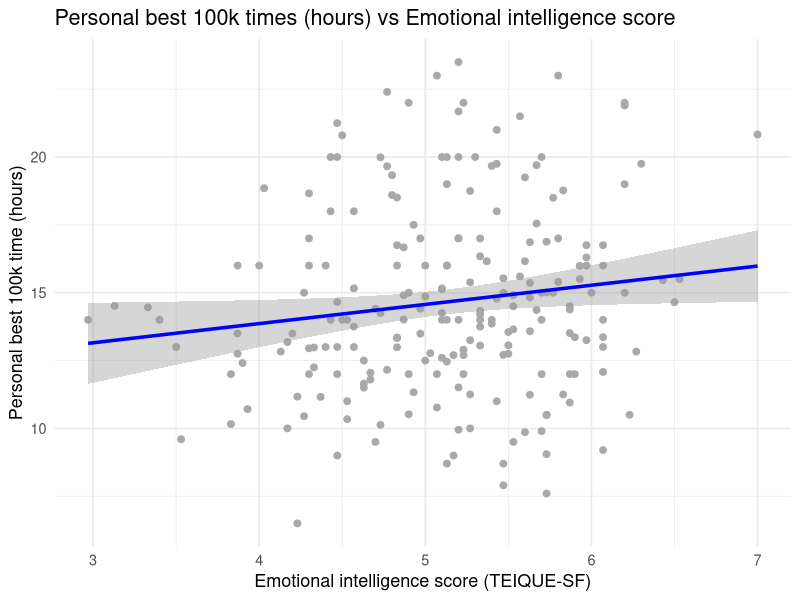

The R script that drew this image:
## ---- chunk 1
library(dplyr)

ultra <- read.csv(here::here("data","ultrarunning.csv"))

ultra_clean <- ultra %>% 
  select(pb100k_dec, teique_sf) %>% 
  filter(!is.na(pb100k_dec), !is.na(teique_sf))

ultra_clean <- ultra_clean %>% 
  mutate(intercept = 1)

head(ultra_clean)
## ---- chunk 2
# Load ggplot2
library(ggplot2)

# Create the scatter plot with regression line
ggplot(ultra_clean, 
       aes(x = teique_sf, y = pb100k_dec)) +
  geom_point(color = "darkgray", size = 2) +                          # scatter points
  geom_smooth(method = "lm", color = "blue", lwd = 1.2) + # regression line
  labs(
    title = "Personal best 100k times (hours) vs Emotional intelligence score",
    x = "Emotional intelligence score (TEIQUE-SF)",
    y = "Personal best 100k time (hours)"
  ) +
  theme_minimal(base_size = 13)
## ---- chunk 3
#matrix
Y <- as.matrix(ultra_clean$pb100k_dec)
X <- as.matrix(ultra_clean[, c("intercept", "teique_sf")])
## ---- chunk 4
#caculate beta
Beta <- solve(t(X) %*% X) %*% t(X) %*% Y
Beta
## ---- chunk 5
lm_obj <- lm(pb100k_dec ~ teique_sf, data = ultra_clean)
sum_lm <- summary(lm_obj)
sum_lm

beta_df <- setNames(as.numeric(Beta), c("intercept","teique_sf"))
beta_df
coef(lm_obj)
all.equal(unname(beta_df), unname(coef(lm_obj)))
## ---- chunk 6
nm <- names(lm_obj)
nm
length(nm)
## ---- chunk 7
lm_obj$coefficients
## ---- chunk 8
lm_obj$coefficients["teique_sf"]
## ---- chunk 9
Fitted <- lm_obj$fitted.values
head(Fitted, 5)
## ---- chunk 10
head(predict(lm_obj), 5)
all.equal(Fitted, predict(lm_obj))
## ---- chunk 11
yhat_auto   <- Fitted[1]
yhat_manual <- 11.03 + 0.71 * 5.73
c (manual = yhat_manual, auto = yhat_auto)
## ---- chunk 12
Y  <- ultra_clean$pb100k_dec        # observed outcomes
Yp <- Fitted                        # fitted values from the model
Ym <- rep(mean(Y), length(Y))       # vector of the sample mean
## ---- chunk 13
SST <- sum( (Y - Ym)^2 )
SST
## ---- chunk 14
SSE <- sum( (Y - Yp)^2 )
SSE
## ---- chunk 15
SSR <- sum( (Yp - Ym)^2 )
SSR
## ---- chunk 16
c(SST = SST, SSR = SSR, SSE = SSE)
all.equal(SST, SSR + SSE)
## ---- chunk 17
an <- anova(lm_obj)
an
# Compare to your hand-calculated values:
SSR_anova <- an[1, "Sum Sq"]     # regression SS (for teique_sf)
SSE_anova <- an[2, "Sum Sq"]     # residual SS

c(Hand_SSR = SSR, ANOVA_SSR = SSR_anova,
  Hand_SSE = SSE, ANOVA_SSE = SSE_anova)

all.equal(SSR, SSR_anova)  # should be TRUE (up to tiny rounding)
all.equal(SSE, SSE_anova)  # should be TRUE (up to tiny rounding)
## ---- chunk 18
# SST = SSR + SSE; both are in `an`:
SST_from_anova <- sum(an[ , "Sum Sq"])
SST_from_anova
all.equal(SST_from_anova, SST)   # should be TRUE
## ---- chunk 19
v <- vcov(lm_obj)
v
var_b1 <- v["teique_sf","teique_sf"]
var_b1
se_b1_vcov <- sqrt(var_b1)      #square root of the variance of /beta1
se_b1_vcov
se_b1_summary <- summary(lm_obj)$coefficients[2, 2] 
c(var_b1 = var_b1, 
  se_from_vcov = se_b1_vcov,
  se_from_summary = se_b1_summary)
## ---- chunk 20
# Inputs from earlier steps:
# lm_obj <- lm(pb100k_dec ~ teique_sf, data = ultra_clean)

# Vectors
Y  <- ultra_clean$pb100k_dec
X  <- ultra_clean$teique_sf
Yp <- lm_obj$fitted.values
n  <- length(Y)

# Pieces of the formula
SSE  <- sum( (Y - Yp)^2 )                # residual sum of squares
SSXX <- sum( (X - mean(X))^2 )           # sum of squares of X about its mean
MSE  <- SSE / (n - 2)                    # mean squared error

# Algebraic variance and SE for beta1
var_b1_alg <- MSE / SSXX
se_b1_alg  <- sqrt(var_b1_alg)

# Compare to previous results
var_b1_vcov <- vcov(lm_obj)["teique_sf","teique_sf"]
se_b1_vcov  <- sqrt(var_b1_vcov)
se_b1_summ  <- summary(lm_obj)$coefficients[2,2]

c(var_b1_alg = var_b1_alg,
  var_b1_vcov = var_b1_vcov,
  se_b1_alg   = se_b1_alg,
  se_b1_vcov  = se_b1_vcov,
  se_b1_summ  = se_b1_summ)
## ---- chunk 21
n   <- nrow(ultra_clean)
b1  <- coef(lm_obj)[["teique_sf"]]
se1 <- summary(lm_obj)$coefficients["teique_sf","Std. Error"]
tval <- b1 / se1
df   <- n - 2
p_t  <- 2 * pt(abs(tval), df, lower.tail = FALSE)

c(b1 = b1, se1 = se1, t = tval, df = df, p_value = p_t)
summary(lm_obj)$coefficients["teique_sf", c("t value","Pr(>|t|)")]
## ---- chunk 22
Y  <- ultra_clean$pb100k_dec
Yp <- lm_obj$fitted.values

SSR <- sum( (Yp - mean(Y))^2 )
SSE <- sum( (Y - Yp)^2 )
MSR <- SSR / 1
MSE <- SSE / (n - 2)

Fval <- MSR / MSE
p_F  <- pf(Fval, df1 = 1, df2 = n - 2, lower.tail = FALSE)

c(SSR = SSR, SSE = SSE, MSR = MSR, MSE = MSE, F = Fval, p_value = p_F)
anova(lm_obj)
## ---- chunk 23
tval <- summary(lm_obj)$coefficients["teique_sf", "t value"]
Fval <- anova(lm_obj)[1, "F value"]

c(t_value = tval,
  t_squared = tval^2,
  F_value = Fval)
